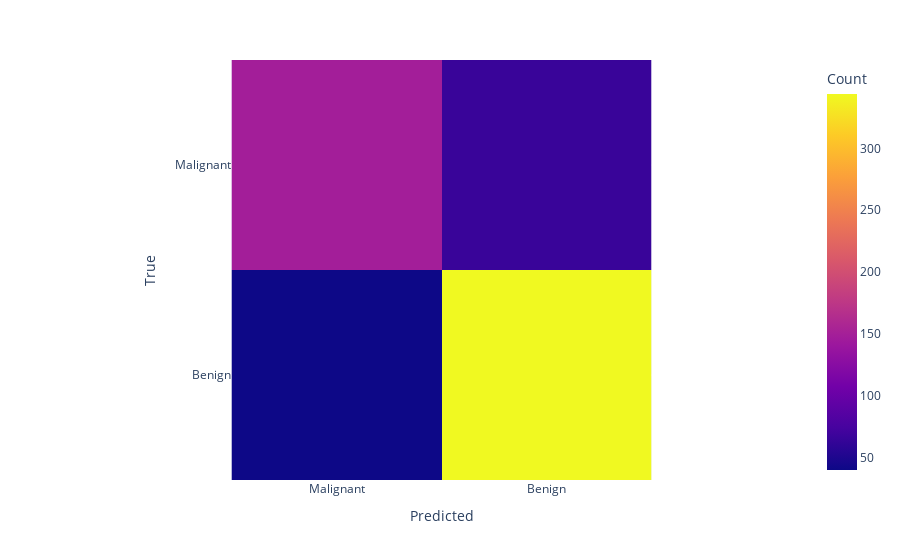

The code cell stored with this chart in its notebook:
### Code cell
#Confussion matrix for relu
best_relu = max(results_relu, key=itemgetter('accuracy'))
conf_matrix_relu = best_relu['details'][-1]['confusion_matrix']
fig = px.imshow(conf_matrix_relu, labels=dict(x="Predicted", y="True", color="Count"), x=['Malignant', 'Benign'], y=['Malignant', 'Benign'])
fig.show()

### Figure 1 — Plotly figure (JSON) as saved in the notebook; plotly's stock layout.template omitted (floating-point values rounded to 4 significant figures)
{"data": [{"coloraxis": "coloraxis", "hovertemplate": "Predicted: %{x}<br>True: %{y}<br>Count: %{z}<extra></extra>", "name": "0", "type": "heatmap", "x": ["Malignant", "Benign"], "xaxis": "x", "y": ["Malignant", "Benign"], "yaxis": "y", "z": [[149, 66], [40, 344]]}], "layout": {"coloraxis": {"colorbar": {"title": {"text": "Count"}}, "colorscale": [[0, "#0d0887"], [0.1111, "#46039f"], [0.2222, "#7201a8"], [0.3333, "#9c179e"], [0.4444, "#bd3786"], [0.5556, "#d8576b"], [0.6667, "#ed7953"], [0.7778, "#fb9f3a"], [0.8889, "#fdca26"], [1, "#f0f921"]]}, "margin": {"t": 60}, "xaxis": {"anchor": "y", "constrain": "domain", "domain": [0, 1], "scaleanchor": "y", "title": {"text": "Predicted"}}, "yaxis": {"anchor": "x", "autorange": "reversed", "constrain": "domain", "domain": [0, 1], "title": {"text": "True"}}}}
